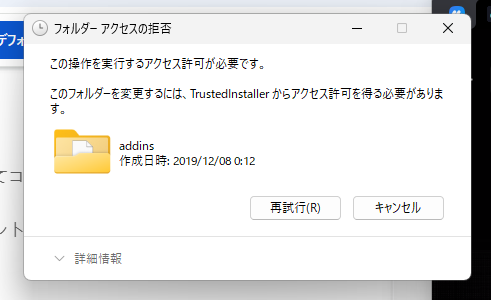
#> input picture PythonPhase2/PilLibrary/1.png, 491 x 300 px
$ python ImageCopyArea.py
#> lines starting #> are read from the running program, lines starting #| are printed output that depends on the picture
from PIL import Image

im = Image.open("1.png")
#> im is the input picture: PIL image 491x300 RGBA; mean R, G, B, A 229.4, 229.4, 228.9, 255

box = (100, 100, 400, 400)

region = im.crop(box)
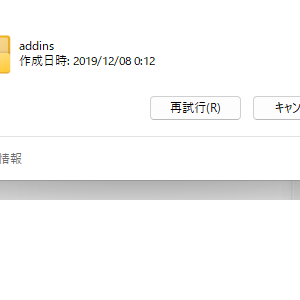
#> region: PIL image 300x300 RGBA; mean R, G, B, A 163.5, 163.3, 162.8, 170; transparent parts drawn white

region = region.transpose(Image.ROTATE_180)  # Counter-clockwise rotate 180
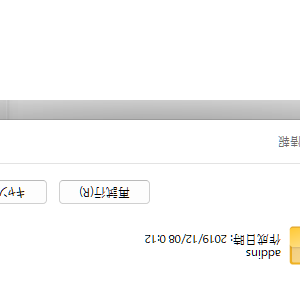
#> region: PIL image 300x300 RGBA; mean R, G, B, A 163.5, 163.3, 162.8, 170; transparent parts drawn white

im.paste(region, box)
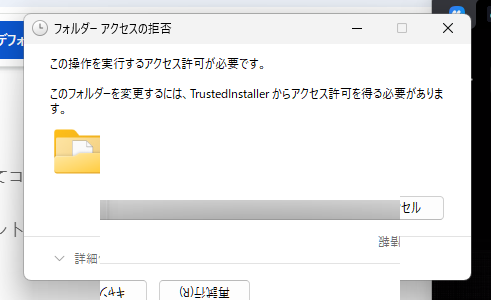
#> im: PIL image 491x300 RGBA; mean R, G, B, A 178.2, 178.3, 178.1, 203.1; transparent parts drawn white
